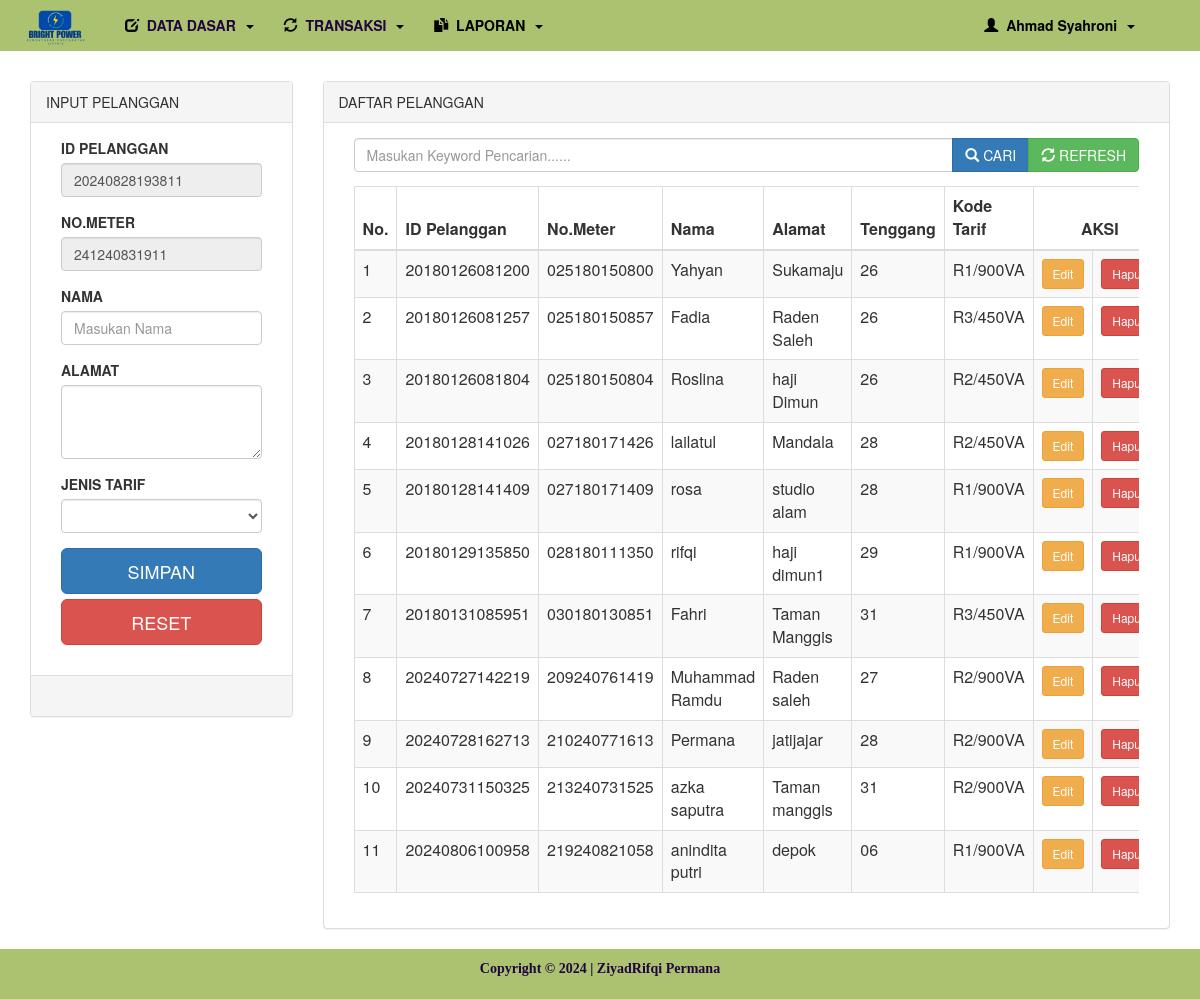
Page /pln/hal_utama.php?menu=pelanggan (signed in) on the committed database.
### tables this page shows
CREATE TABLE `pelanggan` (
  `id_pelanggan` varchar(14) NOT NULL,
  `no_meter` varchar(12) NOT NULL,
  `nama` varchar(50) NOT NULL,
  `alamat` text NOT NULL,
  `tenggang` varchar(2) NOT NULL,
  `id_tarif` int(11) NOT NULL
);

CREATE TABLE `tarif` (
  `id_tarif` int(11) NOT NULL,
  `kode_tarif` varchar(20) NOT NULL,
  `golongan` varchar(10) NOT NULL,
  `daya` varchar(10) NOT NULL,
  `tarif_perkwh` double NOT NULL
);

### library/fungsi.php (called while the page is built, shortened)
<?php
class oop {
    private $conn;
    public function __construct($connection) {
        $this->conn = $connection;
    }
    public function tampil($table, $where = '', $cari = '') {
        $sql = "SELECT * FROM $table $where $cari";
        $result = $this->conn->query($sql);
        $data = [];
        while ($row = $result->fetch_assoc()) {
            $data[] = $row;
        }
        return $data;
    }
    public function caridata($table) {
        $sql = "SELECT * FROM $table";
        $result = $this->conn->query($sql);
        return $result->fetch_assoc();
    }
    public function cekdata($table) {
        $sql = "SELECT * FROM $table";
        $result = $this->conn->query($sql);
        return $result->num_rows;
    }
}
?>

### pln/pelanggan.php (the view, shortened to what this page needs)
<?php
	$table = "pelanggan";
	$id_pel = date("YmdHis");
	$no_met = str_pad(date("z") + 1, 3, "0", STR_PAD_LEFT) . date("ymNHs");
	if (isset($_POST['bcari'])) {
		$text = $_POST['tcari'];
		$cari = "WHERE id_pelanggan LIKE '%$text%' OR nama LIKE '%$text%' OR no_meter LIKE '%$text%' OR alamat LIKE '%$text%' OR tenggang LIKE '%$text%'";
	} else {
		$cari = "";
	}
?>
<!DOCTYPE html>
<html>
<head>
</head>
<body>
	<div class="container-fluid">
		<div class="row">
			<div class="col-md-12">
				<div class="col-md-3">
					<div class="panel panel-default">
						<div class="panel-heading">
							<?php echo !isset($_GET['id']) ? "INPUT PELANGGAN" : "UBAH PELANGGAN"; ?>
						</div>
						<div class="panel-body">
							<form method="post">
								<div class="col-md-12">
									<div class="form-group">
										<label>ID PELANGGAN</label>
										<input type="text" name="id_pelanggan" class="form-control" placeholder="Masukan ID Pelanggan" required readonly value="<?php echo !isset($_GET['id']) ? $id_pel : $edit['id_pelanggan']; ?>">
									</div>
									<div class="form-group">
										<label>NO.METER</label>
										<input type="text" name="no_meter" class="form-control" placeholder="Masukan NO.METER" required readonly value="<?php echo !isset($_GET['id']) ? $no_met : $edit['no_meter']; ?>">
									</div>
									<div class="form-group">
										<label>NAMA</label>
										<input type="text" name="nama" class="form-control" placeholder="Masukan Nama" required value="<?php echo isset($edit['nama']) ? $edit['nama'] : ''; ?>">
									</div>
									<div class="form-group">
										<label>ALAMAT</label>
										<textarea name="alamat" class="form-control" required rows="3"><?php echo isset($edit['alamat']) ? $edit['alamat'] : ''; ?></textarea>
									</div>
									<div class="form-group">
										<label>JENIS TARIF</label>
										<select name="id_tarif" class="form-control" required>
												<option></option>
											<?php
												$a = $aksi->tampil("tarif");
												foreach ($a as $tarif) { ?>
													<option value="<?php echo $tarif['id_tarif'] ?>"><?php echo $tarif['kode_tarif']; ?></option>
											<?php }?>
										</select>
									</div>
									<div class="form-group">
										<?php
										  if (!isset($_GET['id'])) {?>
											<input type="submit" name="bsimpan" class="btn btn-primary btn-lg btn-block" value="SIMPAN">
										  <?php } else { ?>
											<input type="submit" name="bubah" class="btn btn-success btn-lg btn-block" value="UBAH">
										<?php } ?>
										<a href="?menu=pelanggan" class="btn btn-danger btn-lg btn-block">RESET</a>
									</div>
								</div>
							</form>
						</div>
						<div class="panel-footer">&nbsp;</div>
					</div>
				</div>
				<div class="col-md-9">
					<div class="panel panel-default">
						<div class="panel-heading">DAFTAR PELANGGAN</div>
						<div class="panel-body">
							<div class="col-md-12">
								<form method="post">
									<div class="input-group">
										<input type="text" name="tcari" class="form-control" value="<?php echo isset($text) ? $text : ''; ?>" placeholder="Masukan Keyword Pencarian......">
										<div class="input-group-btn">
											<button type="submit" name="bcari" class="btn btn-primary"><span class="glyphicon glyphicon-search"></span>&nbsp;CARI</button>
											<button type="submit" name="brefresh" class="btn btn-success"><span class="glyphicon glyphicon-refresh"></span>&nbsp;REFRESH</button>
										</div>
									</div>
								</form>
							</div>
							<br>
							<div class="col-md-12">
								<div class="table-responsive">
									<table class="table table-bordered table-striped table-hover">
										<thead>
											<tr>
												<th>No.</th>
												<th>ID Pelanggan</th>
												<th>No.Meter</th>
												<th>Nama</th>
												<th>Alamat</th>
												<th>Tenggang</th>
												<th>Kode Tarif</th>
												<th colspan="2"><center>AKSI</center></th>
											</tr>
										</thead>
										<tbody>
											<?php
												$no = 1;
												$data = $aksi->tampil($table, '', $cari);
												if (empty($data)) {
													$aksi->no_record(9);
												} else {
													foreach ($data as $r) {
														$tarif = $aksi->caridata("tarif WHERE id_tarif = '{$r['id_tarif']}'");
														$isPending = $aksi->cekdata("penggunaan WHERE id_pelanggan = '{$r['id_pelanggan']}' AND meter_awal = 0") ? : '';
														?>
														<tr<?php echo $isPending; ?>>
															<td><?php echo $no++; ?></td>
															<td><?php echo $r['id_pelanggan']; ?></td>
															<td><?php echo $r['no_meter']; ?></td>
															<td><?php echo $r['nama']; ?></td>
															<td><?php echo $r['alamat']; ?></td>
															<td><?php echo $r['tenggang']; ?></td>
															<td><?php echo $tarif['kode_tarif']; ?></td>
															<td><a href="?menu=pelanggan&id=<?php echo md5(sha1($r['id_pelanggan'])); ?>&edit" class="btn btn-warning btn-sm">Edit</a></td>
															<td><a href="?menu=pelanggan&id=<?php echo md5(sha1($r['id_pelanggan'])); ?>&hapus" onclick="return confirm('Yakin ingin menghapus data ini?')" class="btn btn-danger btn-sm">Hapus</a></td>
												<?php } } ?>
										</tbody>
									</table>
								</div>
							</div>
						</div>
					</div>
				</div>
			</div>
		</div>
	</div>
</body>
</html>

### pln/hal_utama.php (shortened to what this page needs)
<?php
	include '../config/koneksi.php';
	include '../library/fungsi.php';
	$aksi = new oop($conn);
?>
<!DOCTYPE html>
<html>
<head>
	<link rel="stylesheet" type="text/css" href="../css/bootstrap.css">
 </head>
<body>
	<div class="container">
		<div class="row">
			<div class="col-md-12">
			<div class="navbar navbar-fixed-top navbar-custom">
			<a href="?home" class="navbar-brand" style="
    					display: flex;
    					align-items: center;
   						text-decoration: none;">
    					<img src="../images/lg2.png" alt="logo" style="
        					width: 80px;
        					height: auto;">
					</a>
					<ul class="nav navbar-nav">
						<li class="dropdown">
							<a href="#" class="dropdown-toggle" data-toggle="dropdown" id="kelola">
								<div class="glyphicon glyphicon-edit" style="color: black"></div>&nbsp;
								<strong style="color: #210440;">DATA DASAR</strong>&nbsp;
								<span class="caret" style="color: black"></span>
							</a>
						</li>
						<li class="dropdown">
							<a href="#" class="dropdown-toggle" data-toggle="dropdown" id="transaksi">
								<div class="glyphicon glyphicon-refresh" style="color: black"></div>&nbsp;
								<strong style="color: #210440;">TRANSAKSI</strong>&nbsp;
								<span class="caret" style="color: black"></span>
							</a>
						</li>
						<li class="dropdown">
							<a href="#" class="dropdown-toggle" data-toggle="dropdown" id="laporan">
								<div class="glyphicon glyphicon-duplicate" style="color: black"></div>&nbsp;
								<strong style="color: black">LAPORAN</strong>&nbsp;
								<span class="caret" style="color: black"></span>
							</a>
						</li>
					</ul>
					<ul class="nav navbar-nav navbar-right" style="margin-right: 50px;">
						<li class="dropdown">
							<a href="#" class="dropdown-toggle" data-toggle="dropdown" id="akun">
								<div class="glyphicon glyphicon-user" style="color: black"></div>&nbsp;
								<strong style="color: black"><?php echo $_SESSION['nama_petugas']; ?></strong>&nbsp;
								<span class="caret" style="color: black"></span>
							</a>
						</li>
					</ul>
				</div>
			</div>
		</div>
	</div>
	<?php
		switch (@$_GET['menu']) {
			case 'pelanggan':include'pelanggan.php'; break;
		}
	?>
	<br><br>
	<div class="footer">
		<p>
		  	<strong style="color: #210440;font-family: Myriad Pro Light">Copyright&nbsp;&copy;&nbsp;2024 | ZiyadRifqi Permana</a>
		</p>
	</div>
</body>
</html>

### pln/hal_utama.php (style rules this page uses)
.navbar-custom { background-color: #abc270 !important; }
.footer { left: 0; bottom: 0; width: 100%; background-color: #abc270; color: white; text-align: center; margin-top: -40px; padding: 10px }

### rows in the picture
pelanggan: id_pelanggan "20180126081200", no_meter "025180150800", nama "Yahyan", alamat "Sukamaju", tenggang "26", id_tarif.kode_tarif "R1/900VA"
pelanggan: id_pelanggan "20180126081257", no_meter "025180150857", nama "Fadia", alamat "Raden Saleh", tenggang "26", id_tarif.kode_tarif "R3/450VA"
pelanggan: id_pelanggan "20180126081804", no_meter "025180150804", nama "Roslina", alamat "haji Dimun", tenggang "26", id_tarif.kode_tarif "R2/450VA"
pelanggan: id_pelanggan "20180128141026", no_meter "027180171426", nama "lailatul", alamat "Mandala", tenggang "28", id_tarif.kode_tarif "R2/450VA"
pelanggan: id_pelanggan "20180128141409", no_meter "027180171409", nama "rosa", alamat "studio alam", tenggang "28", id_tarif.kode_tarif "R1/900VA"
pelanggan: id_pelanggan "20180129135850", no_meter "028180111350", nama "rifqi", alamat "haji dimun1", tenggang "29", id_tarif.kode_tarif "R1/900VA"
pelanggan: id_pelanggan "20180131085951", no_meter "030180130851", nama "Fahri", alamat "Taman Manggis", tenggang "31", id_tarif.kode_tarif "R3/450VA"
pelanggan: id_pelanggan "20240727142219", no_meter "209240761419", nama "Muhammad Ramdu", alamat "Raden saleh", tenggang "27", id_tarif.kode_tarif "R2/900VA"
pelanggan: id_pelanggan "20240728162713", no_meter "210240771613", nama "Permana", alamat "jatijajar", tenggang "28", id_tarif.kode_tarif "R2/900VA"
pelanggan: id_pelanggan "20240731150325", no_meter "213240731525", nama "azka saputra", alamat "Taman manggis", tenggang "31", id_tarif.kode_tarif "R2/900VA"
pelanggan: id_pelanggan "20240806100958", no_meter "219240821058", nama "anindita putri", alamat "depok", tenggang "06", id_tarif.kode_tarif "R1/900VA"

### other values in the picture
$_SESSION['nama_petugas'] "Ahmad Syahroni"
